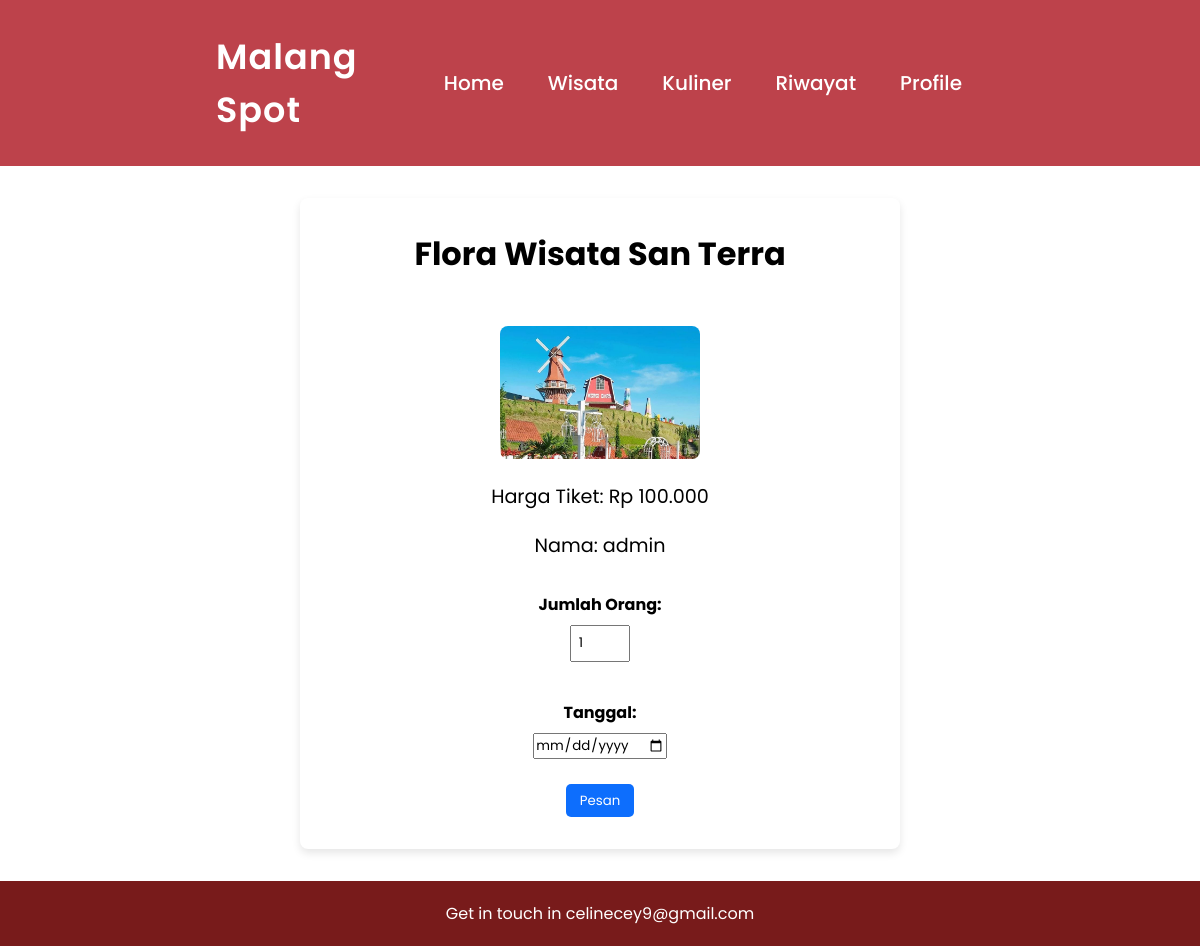
Page /user/transaksi/transaksi.php?id=2 (signed in) on the committed database.
### tables this page shows
CREATE TABLE `wisata` (
  `nama_wisata` varchar(225) NOT NULL,
  `deskripsi_wisata` varchar(225) NOT NULL,
  `IDwisata` int(11) NOT NULL,
  `website_wisata` varchar(100) NOT NULL,
  `image` varchar(100) NOT NULL,
  `maps` varchar(100) NOT NULL,
  `jadwal` varchar(50) NOT NULL,
  `harga` decimal(10,3) NOT NULL
);

CREATE TABLE `user` (
  `nama` varchar(50) NOT NULL,
  `ID` int(11) NOT NULL,
  `username` varchar(50) NOT NULL,
  `password` varchar(50) NOT NULL,
  `level` varchar(50) NOT NULL
);

### user/transaksi/transaksi.php (the view, shortened to what this page needs)
<?php
include '../../koneksi.php';
$username = $_SESSION['username'];
$query = "SELECT * FROM user WHERE username = '$username'";
$result = mysqli_query($mysqli, $query);
$userData = mysqli_fetch_assoc($result);
if (isset($_GET['id'])) {
    $IDwisata = $_GET['id'];
    $query = "
        SELECT wisata.IDwisata, wisata.nama_wisata, wisata.harga, wisata.image
        FROM wisata
        WHERE wisata.IDwisata = '$IDwisata'
    ";
    $result = mysqli_query($mysqli, $query) or die(mysqli_error($mysqli));
    if (mysqli_num_rows($result) == 1) {
        $row = mysqli_fetch_assoc($result);
        ?>
<!DOCTYPE html>
<html lang="en">
<head>
    <link rel="stylesheet" href="transaksie.css">
    <link rel="stylesheet" href="https://unpkg.com/boxicon@latest/css/boxicons.min.css">
</head>
<body>
<header>
        <a href="#" class="logo">Malang Spot</a>
        <ul class="navbar">
            <li><a href="../index.php">Home</a></li>
            <li><a href="../wisata/wisata.php">Wisata</a></li>
            <li><a href="../kuliner/kuliner.php">Kuliner</a></li>
            <li><a href="../riwayat.php">Riwayat</a></li>
            <li><a href="../profile.php">Profile</a></li>
        </ul>
    </header>
<div class="product-details">
    <h2><?php echo $row['nama_wisata']; ?></h2>
    <img src="../../admin/wisata/gambar/<?php echo $row['image']; ?>" alt="<?php echo $row['nama_wisata']; ?>" width="200">
    <p>Harga Tiket: Rp <?php echo $row['harga']; ?></p>
    <p>Nama: <?php echo $userData['username']; ?></p>
    <form action="proses_pesanan.php" method="POST">
        <label for="jumlah">Jumlah Orang:</label>
        <input type="number" id="jumlah" name="jumlah" value="1" min="1" required><br>
        <label for="tanggal">Tanggal:</label>
        <input type="date" id="tanggal" name="tanggal" required><br>
        <input type="submit" value="Pesan" name="submit">
    </form>
</div>
<div class="footer">
        <a href="https://mail.google.com/mail/u/0/?tf=cm&fs=1&to=celinecey9@gmail.com">Get in touch in celinecey9@gmail.com </a>
    </div>
</body>
</html>
<?php
    } else {
        echo "<p>Wisata tidak ditemukan.</p>";
    }
} else {
    echo "<p>ID wisata tidak ditemukan.</p>";
}
?>

### user/transaksi/transaksie.css (style rules this page uses)
body { font-family: 'Arial', sans-serif; margin: 0; padding: 0; background-color: #f4f4f4; color: #333; }
a { text-decoration: none; color: inherit; }
* { padding: 0; margin: 0; box-sizing: border-box; font-family: 'Poppins', sans-serif; text-decoration: none; list-style: none; scroll-behavior: smooth; }
body { background-color: #fff; color: var(--text-color); }
header { position: flex; top: 0; right: 0; width: 100%; z-index: 1000; display: flex; align-items: center; justify-content: space-between; background: transparent; padding: 30px 18%; transition: ease .40s; background-color: #BD424B; }
.logo { font-size: 35px; font-weight: 600; letter-spacing: 1px; color: #fff; }
.navbar { display: flex; }
.navbar a { color: #fff; font-size: 20px; font-weight: 500; padding: 10px 22px; border-radius: 4px; transition: ease .40s; }
.product-details { background: white; margin: 2em auto; padding: 2em; border-radius: 8px; box-shadow: 0 4px 8px rgba(0,0,0,0.1); max-width: 600px; text-align: center; }
.product-details img { border-radius: 8px; margin: 1em 0; }
.product-details h2 { font-size: 2em; margin-bottom: 1em; }
.product-details p { font-size: 1.2em; margin-bottom: 1em; }
form { margin-top: 2em; display: flex; flex-direction: column; align-items: center; }
form label { font-weight: bold; margin-bottom: 0.5em; }
form input[type="number"] { width: 60px; padding: 0.5em; margin-bottom: 1em; }
form input[type="submit"] { background: #0d6efd; color: white; padding: 0.5em 1em; border: none; border-radius: 5px; cursor: pointer; transition: background 0.3s; }
.footer { background-color: #781b1b; color: #fff; text-align: center; padding: 20px 0; }
.footer a { text-decoration: none; color: white; }

### rows in the picture
wisata: nama_wisata "Flora Wisata San Terra", image (picture), harga "100.000"
user: username "admin"
